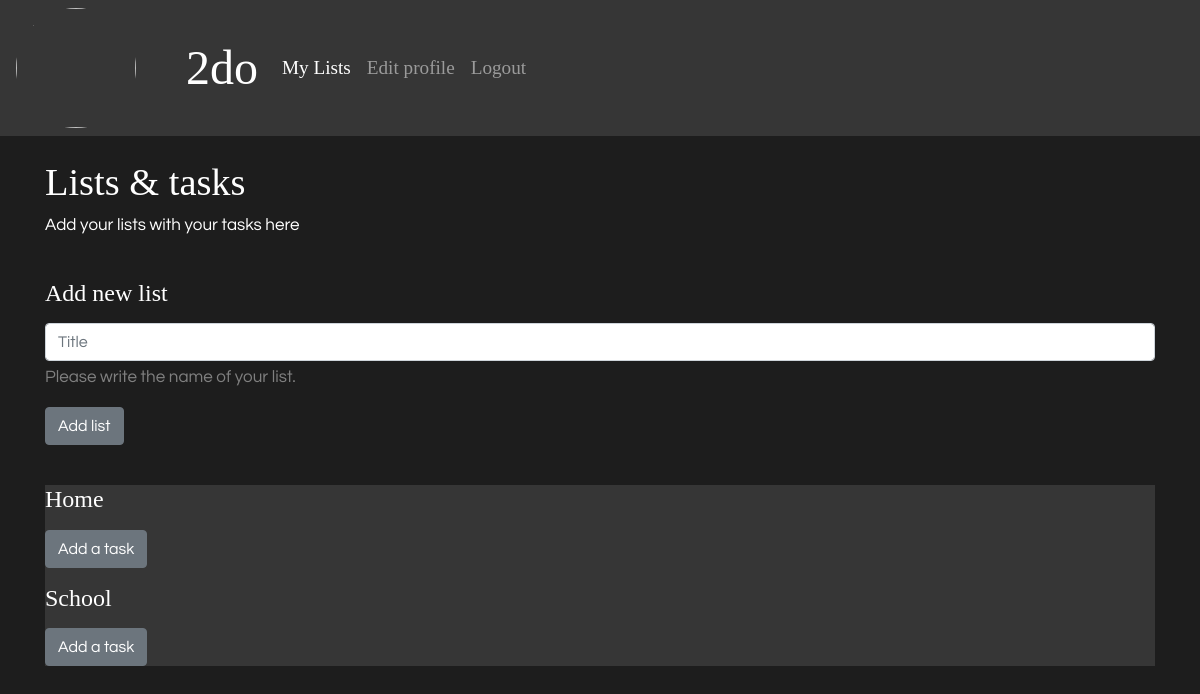
Page /mylists.php (signed in) on the earlier database version.
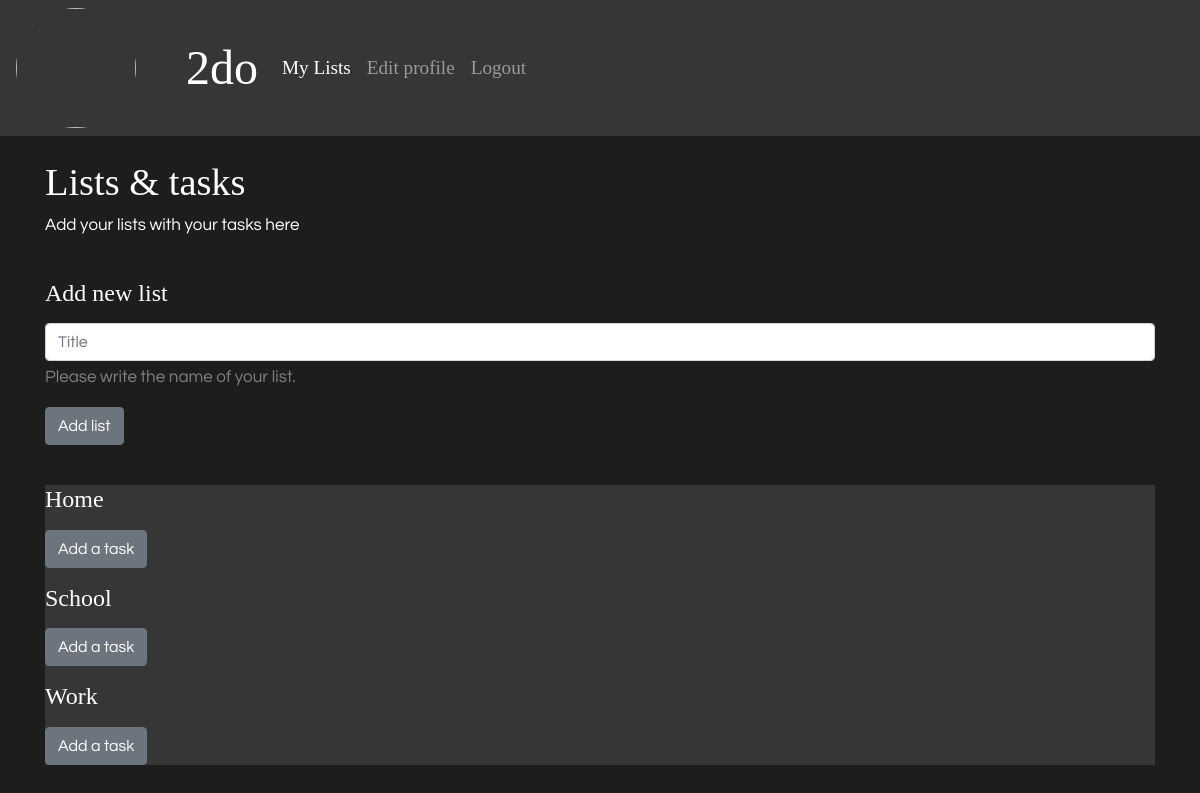
Same page on the later database version.
### tables this page shows
CREATE TABLE lists (id integer primary key autoincrement, title text, user_id integer);

### app/config.php (called while the page is built, shortened)
<?php
return [
    'title' => '2do',
    'database_path' => sprintf('sqlite:%s/database/database.db', __DIR__),
];

### app/autoload.php (called while the page is built, shortened)
<?php
require __DIR__ . '/functions.php';
$config = require __DIR__ . '/config.php';

### app/functions.php (called while the page is built, shortened)
<?php
function showLists($database)
{
    $sql = $database->prepare("SELECT * FROM lists WHERE user_id = :id");
    $sql->bindParam(':id', $_SESSION['user']['id'], PDO::PARAM_INT);
    $sql->execute();
    $myLists = $sql->fetchAll(PDO::FETCH_ASSOC);
    return $myLists;
}

### mylists.php (the view, shortened to what this page needs)
<?php require __DIR__ . '/app/autoload.php'; ?>
<?php require __DIR__ . '/views/header.php'; ?>
<article>
    <h1>Lists & tasks</h1>
    <p>Add your lists with your tasks here</p>
    <br>
    <form action="/app/tasks/addlist.php" method="post">
        <div class="mb-3">
            <label for="title">
                <h2>Add new list</h2>
            </label>
            <input class="form-control" type="name" name="title" id="title" placeholder="Title" required>
            <small class="form-text">Please write the name of your list.</small>
        </div>
        <button type="submit" class="btn btn-secondary">Add list</button>
    </form>
    <br>
    <?php
    $lists = showLists($database);
    foreach ($lists as $list) :
        $list['title']; ?>
        <div class="lists-box">
            <p class=“list”>
            <h2><?php echo $list['title'] ?></h2>
            </p>
            <div>
                <button class="btn btn-secondary show-form">Add a task</button>
            </div>
        <?php endforeach;
        ?>
        </div>
</article>
<?php require __DIR__ . '/views/footer.php'; ?>

### views/header.php (shortened to what this page needs)
<!DOCTYPE html>
<html lang="en">
<head>
    <link rel="stylesheet" href="https://cdn.jsdelivr.net/npm/bootstrap@4.5.3/dist/css/bootstrap.min.css">
    <link rel="stylesheet" href="/assets/styles/app.css">
    <link rel="stylesheet" href="/assets/styles/fonts.css">
</head>
<body>
    <?php require __DIR__ . '/navigation.php'; ?>
    <div class="container py-5">

### views/navigation.php (shortened to what this page needs)
<nav class="navbar navbar-expand-lg navbar-dark">
    <?php
    if (isset($_SESSION['user']['image_url'])) :
    ?>
        <div class="profile">
            <img src="upload/<?php echo $_SESSION['user']['image_url'] ?> ">
        </div>
    <?php endif;
    ?>
    <a class="navbar-brand" href="http://localhost:8000/index.php"><?php echo $config['title']; ?></a>
    <ul class="navbar-nav">
        <li class="nav-item">
            <?php if (isset($_SESSION['user'])) : ?>
        <li class="nav-item">
            <a class="nav-link <?php echo $_SERVER['SCRIPT_NAME'] === '/mylists.php' ? 'active' : ''; ?>" href="/mylists.php">My Lists</a>
        </li>
        <li class="nav-item">
            <a class="nav-link <?php echo $_SERVER['SCRIPT_NAME'] === '/profile.php' ? 'active' : ''; ?>" href="/profile.php">Edit profile</a>
        </li>
        <li> <a class="nav-link" href="/app/users/logout.php">Logout</a>
        </li>
        <?php endif; ?>
        </li>
    </ul>
</nav>

### views/footer.php (shortened to what this page needs)
</div>
</body>
</html>

### assets/styles/app.css (style rules this page uses)
* { box-sizing: border-box; margin: 0; padding: 0; }
body { background-color: rgb(29, 29, 29); color: white; height: 100%; }
.navbar { background-color: rgb(54, 54, 54); }
.navbar a { color: lightgray; }
.profile img { width: 120px; height: 120px; object-fit: cover; object-position: center; margin-right: 50px; border-radius: 50%; }
.form-text { color: grey; margin-bottom: 5px; }
.lists-box { background-color: #363636; }

Differences in the rows shown:
added lists: title "Work"
